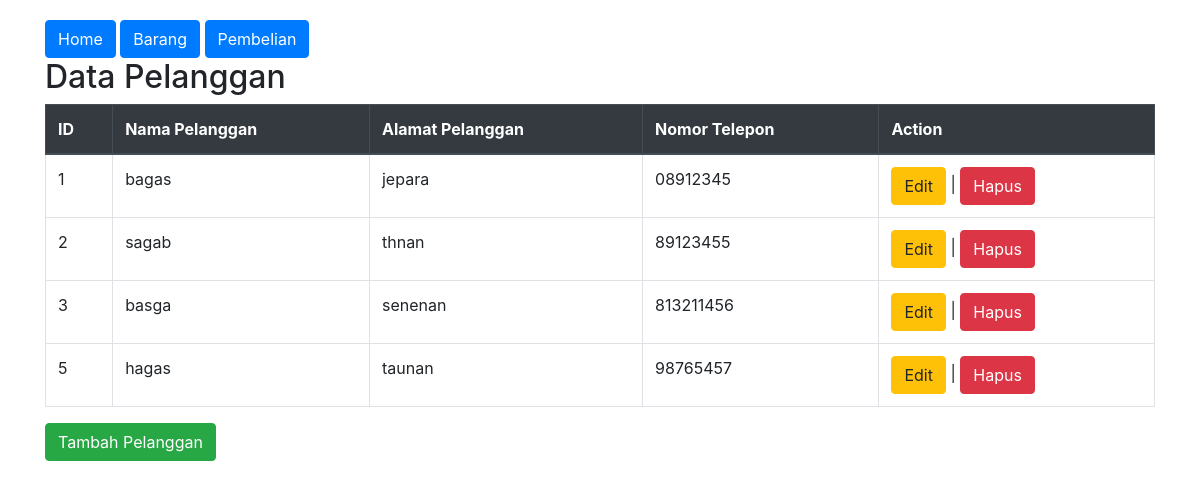
The app's page /pelanggan.php with its own data.
### tables this page shows
CREATE TABLE `pelanggans` (
  `id_pelanggan` int NOT NULL AUTO_INCREMENT,
  `nama_pelanggan` varchar(256) DEFAULT NULL,
  `alamat_pelanggan` varchar(256) DEFAULT NULL,
  `nomor_telepon` varchar(256) DEFAULT NULL,
  PRIMARY KEY (`id_pelanggan`)
);

### pelanggan.php (the view, shortened to what this page needs)
<!DOCTYPE html>
<html lang="en">
<head>
    <link rel="stylesheet" href="https://stackpath.bootstrapcdn.com/bootstrap/4.3.1/css/bootstrap.min.css">
</head>
<body>
<div class="container">
    <a href="index.php" class="btn btn-primary">Home</a>
    <a href="barang.php" class="btn btn-primary">Barang</a>
    <a href="hasil_pembelian.php" class="btn btn-primary">Pembelian</a>
    <h2>Data Pelanggan</h2>
    <?php
    include 'config.php';
    $sql = "SELECT * FROM pelanggans";
    $result = $mysqli->query($sql);
    if ($result->num_rows > 0) {
        echo "<table class='table table-bordered'>";
        echo "<thead class='thead-dark'>";
        echo "<tr><th>ID</th><th>Nama Pelanggan</th><th>Alamat Pelanggan</th><th>Nomor Telepon</th><th>Action</th></tr>";
        echo "</thead><tbody>";
        while ($row = $result->fetch_assoc()) {
            echo "<tr>";
            echo "<td>" . $row["id_pelanggan"] . "</td>";
            echo "<td>" . $row["nama_pelanggan"] . "</td>";
            echo "<td>" . $row["alamat_pelanggan"] . "</td>";
            echo "<td>" . $row["nomor_telepon"] . "</td>";
            echo "<td><a href='update_plgn.php?id=" . $row["id_pelanggan"] . "' class='btn btn-warning'>Edit</a> | <a href='delete_plgn.php?id=" . $row["id_pelanggan"] . "' class='btn btn-danger'>Hapus</a></td>";
            echo "</tr>";
        }
        echo "</tbody></table>";
    } else {
        echo "Tidak ada data pelanggan.";
    }
    ?>
    <a href="create_plgn.php" class="btn btn-success">Tambah Pelanggan</a>
</div>
</body>
</html>

### pelanggan.php (style rules this page uses)
body { padding: 20px; }

### records on screen
pelanggans: id_pelanggan "1", nama_pelanggan "bagas", alamat_pelanggan "jepara", nomor_telepon "08912345"
pelanggans: id_pelanggan "2", nama_pelanggan "sagab", alamat_pelanggan "thnan", nomor_telepon "89123455"
pelanggans: id_pelanggan "3", nama_pelanggan "basga", alamat_pelanggan "senenan", nomor_telepon "813211456"
pelanggans: id_pelanggan "5", nama_pelanggan "hagas", alamat_pelanggan "taunan", nomor_telepon "98765457"
